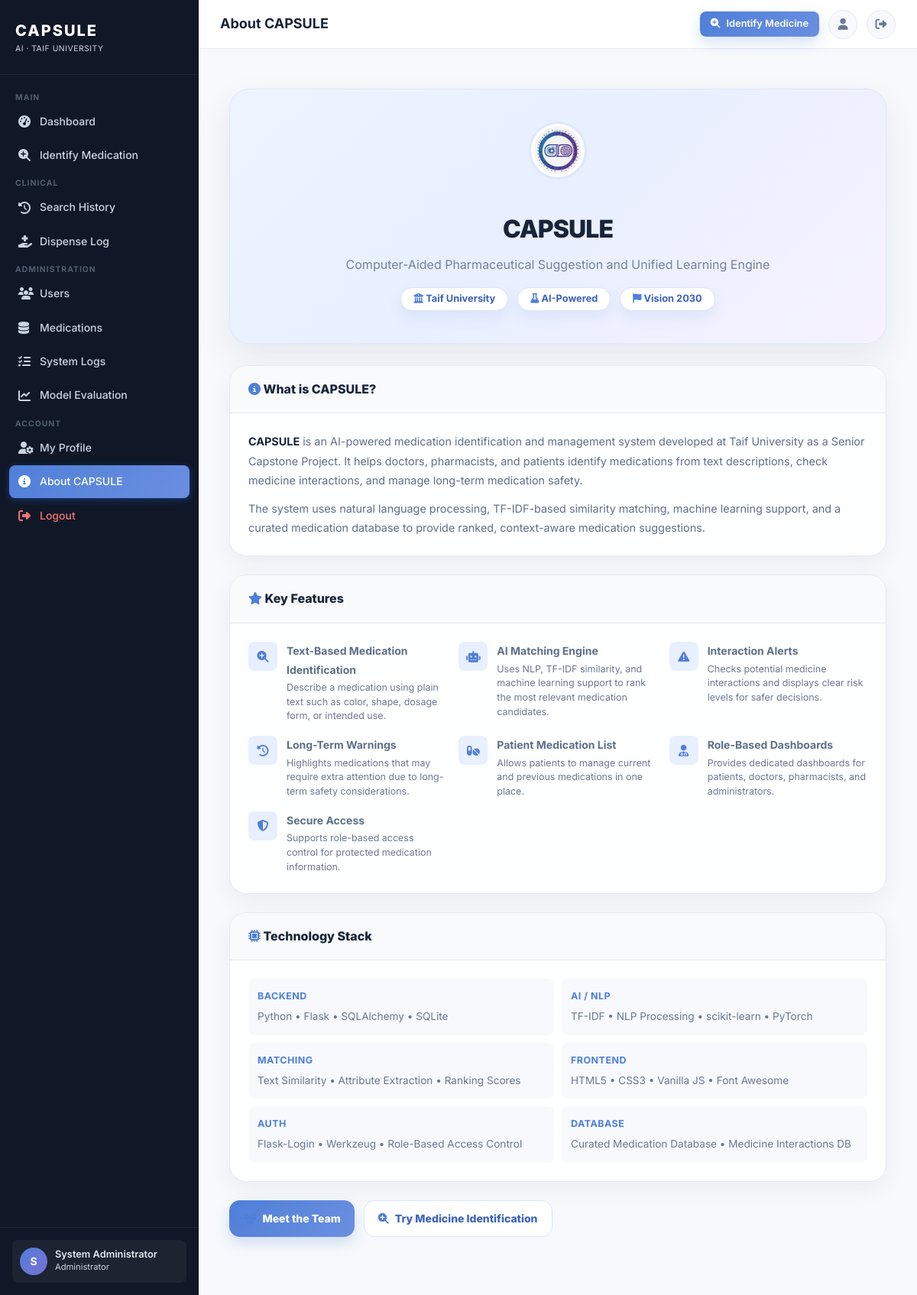
The page /about (signed in) on the database its author committed.
### app.py (models this page shows, shortened)
class User(UserMixin, db.Model):
    __tablename__ = 'users'
    id = db.Column(db.Integer, primary_key=True)
    username = db.Column(db.String(80), unique=True, nullable=False)
    email = db.Column(db.String(120), unique=True, nullable=False)
    password_hash = db.Column(db.String(256), nullable=False)
    role = db.Column(db.String(20), default='patient')        # admin|doctor|pharmacist|patient
    full_name = db.Column(db.String(120), default='')
    hospital = db.Column(db.String(120), default='')
    specialty = db.Column(db.String(80), default='')
    is_active = db.Column(db.Boolean, default=True)
    created_at = db.Column(db.DateTime, default=datetime.utcnow)
    last_login = db.Column(db.DateTime, nullable=True)
    searches = db.relationship('SearchHistory', backref='user', lazy=True,
                               cascade='all, delete-orphan')
    @property
    def role_label(self):
        labels = {'admin': 'Administrator', 'doctor': 'Doctor',
                  'pharmacist': 'Pharmacist', 'patient': 'Patient'}
        return labels.get(self.role, 'Patient')

### app.py (the view)
@app.route('/about')
def about():
    return render_template('about.html')

### app.py (called while the page is built)
@app.after_request
def set_security_headers(response):
    response.headers['X-Content-Type-Options'] = 'nosniff'
    response.headers['X-Frame-Options'] = 'SAMEORIGIN'
    response.headers['X-XSS-Protection'] = '1; mode=block'
    response.headers['Referrer-Policy'] = 'strict-origin-when-cross-origin'
    return response

@login_manager.user_loader
def load_user(user_id):
    return db.session.get(User, int(user_id))

### templates/about.html (shortened to what this page needs)
{% extends "base.html" %}
{% block page_title %}About CAPSULE{% endblock %}
{% block content %}
<div class="about-page" style="max-width:800px;margin:0 auto">
  <div style="background:linear-gradient(135deg,#1e3a8a,#312e81);border-radius:var(--radius);padding:40px 36px;color:#fff;margin-bottom:28px;text-align:center">
    <img src="{{ url_for('static', filename='images/Logo.jpg') }}" alt="CAPSULE"
         style="width:72px;height:72px;border-radius:50%;border:3px solid rgba(255,255,255,.4);margin-bottom:16px">
    <h2 style="margin:0 0 8px;font-size:1.75rem;font-weight:900">CAPSULE</h2>
    <p style="margin:0;opacity:.85;font-size:.95rem">Computer-Aided Pharmaceutical Suggestion and Unified Learning Engine</p>
    <div style="margin-top:16px;display:flex;justify-content:center;gap:12px;flex-wrap:wrap">
      <span style="background:rgba(255,255,255,.15);padding:4px 16px;border-radius:999px;font-size:.8rem">
        <i class="fa-solid fa-university"></i> Taif University
      </span>
      <span style="background:rgba(255,255,255,.15);padding:4px 16px;border-radius:999px;font-size:.8rem">
        <i class="fa-solid fa-flask"></i> AI-Powered
      </span>
      <span style="background:rgba(201,160,61,.3);border:1px solid rgba(201,160,61,.5);padding:4px 16px;border-radius:999px;font-size:.8rem">
        <i class="fa-solid fa-flag"></i> Vision 2030
      </span>
    </div>
  </div>
  <div class="card mb-3">
    <div class="card-header">
      <h3 class="card-title"><i class="fa-solid fa-circle-info" style="color:var(--primary)"></i> What is CAPSULE?</h3>
    </div>
    <div class="card-body" style="font-size:.9rem;line-height:1.8;color:var(--text-secondary)">
      <p style="margin:0 0 12px">
          <strong style="color:var(--text-primary)">CAPSULE</strong> is an AI-powered medication identification
          and management system developed at Taif University as a Senior Capstone Project. It helps doctors,
          pharmacists, and patients identify medications from text descriptions, check medicine interactions,
          and manage long-term medication safety.
      </p>
      <p style="margin:0">
          The system uses natural language processing, TF-IDF-based similarity matching, machine learning support,
          and a curated medication database to provide ranked, context-aware medication suggestions.
      </p>
    </div>
  </div>
  <div class="card mb-3">
    <div class="card-header">
      <h3 class="card-title"><i class="fa-solid fa-star" style="color:var(--warning)"></i> Key Features</h3>
    </div>
    <div class="card-body">
      <div style="display:grid;grid-template-columns:repeat(auto-fill,minmax(220px,1fr));gap:16px">
      {% for icon, title, desc in [
          ('fa-magnifying-glass-plus', 'Text-Based Medication Identification', 'Describe a medication using plain text such as color, shape, dosage form, or intended use.'),
          ('fa-robot', 'AI Matching Engine', 'Uses NLP, TF-IDF similarity, and machine learning support to rank the most relevant medication candidates.'),
          ('fa-triangle-exclamation', 'Interaction Alerts', 'Checks potential medicine interactions and displays clear risk levels for safer decisions.'),
          ('fa-clock-rotate-left', 'Long-Term Warnings', 'Highlights medications that may require extra attention due to long-term safety considerations.'),
          ('fa-pills', 'Patient Medication List', 'Allows patients to manage current and previous medications in one place.'),
          ('fa-user-doctor', 'Role-Based Dashboards', 'Provides dedicated dashboards for patients, doctors, pharmacists, and administrators.'),
          ('fa-shield-halved', 'Secure Access', 'Supports role-based access control for protected medication information.')
      ] %}
        <div style="display:flex;gap:12px;align-items:flex-start">
          <div style="width:38px;height:38px;border-radius:8px;background:var(--primary-light);
                      display:flex;align-items:center;justify-content:center;flex-shrink:0">
            <i class="fa-solid {{ icon }}" style="color:var(--primary)"></i>
          </div>
          <div>
            <div style="font-weight:700;font-size:.875rem;margin-bottom:2px">{{ title }}</div>
            <div style="font-size:.78rem;color:var(--text-secondary);line-height:1.5">{{ desc }}</div>
          </div>
        </div>
      </div>
    </div>
  </div>
  <div class="card mb-3">
    <div class="card-header">
      <h3 class="card-title"><i class="fa-solid fa-microchip" style="color:var(--secondary)"></i> Technology Stack</h3>
    </div>
    <div class="card-body">
      <div style="display:grid;grid-template-columns:1fr 1fr;gap:10px;font-size:.85rem">
      {% for layer, items in [
          ('Backend', 'Python • Flask • SQLAlchemy • SQLite'),
          ('AI / NLP', 'TF-IDF • NLP Processing • scikit-learn • PyTorch'),
          ('Matching', 'Text Similarity • Attribute Extraction • Ranking Scores'),
          ('Frontend', 'HTML5 • CSS3 • Vanilla JS • Font Awesome'),
          ('Auth', 'Flask-Login • Werkzeug • Role-Based Access Control'),
          ('Database', 'Curated Medication Database • Medicine Interactions DB')
      ] %}
        <div style="background:var(--bg);border-radius:var(--radius-sm);padding:12px">
          <div style="font-weight:700;color:var(--primary);font-size:.78rem;text-transform:uppercase;letter-spacing:.04em;margin-bottom:4px">{{ layer }}</div>
          <div style="color:var(--text-secondary)">{{ items }}</div>
        </div>
        {% endfor %}
      </div>
    </div>
  </div>
  <div style="display:flex;gap:12px;flex-wrap:wrap">
    <a href="{{ url_for('team') }}" class="btn btn-primary">
      <i class="fa-solid fa-users"></i> Meet the Team
    </a>
    <a href="{{ url_for('identify') }}" class="btn btn-outline">
      <i class="fa-solid fa-magnifying-glass-plus"></i> Try Medicine Identification
    </a>
  </div>
</div>
{% endblock %}

### templates/base.html (shortened to what this page needs)
<!DOCTYPE html>
<html lang="en">
<head>
  <link rel="stylesheet" href="https://cdnjs.cloudflare.com/ajax/libs/font-awesome/6.5.0/css/all.min.css">
  <link rel="stylesheet" href="{{ url_for('static', filename='css/style.css') }}?v=2">
</head>
<body>
<div class="app-wrapper">
  <aside class="sidebar" id="sidebar">
    <div class="sidebar-brand">
      <div class="sidebar-brand-text">
        <span class="sidebar-brand-name">CAPSULE</span>
        <span class="sidebar-brand-sub">AI · Taif University</span>
      </div>
    </div>
    <nav class="sidebar-nav">
      <span class="sidebar-section-label">Main</span>
      {% if current_user.is_authenticated and current_user.role == 'admin' %}
      <a href="{{ url_for('admin_dashboard') }}"
         class="{% if request.endpoint == 'admin_dashboard' %}active{% endif %}">
        <i class="fa-solid fa-gauge-high"></i> Dashboard
      </a>
      {% elif current_user.is_authenticated and current_user.role == 'doctor' %}
      <a href="{{ url_for('doctor_dashboard') }}"
         class="{% if request.endpoint == 'doctor_dashboard' %}active{% endif %}">
        <i class="fa-solid fa-gauge-high"></i> Dashboard
      </a>
      {% elif current_user.is_authenticated and current_user.role == 'pharmacist' %}
      <a href="{{ url_for('pharmacist_dashboard') }}"
         class="{% if request.endpoint == 'pharmacist_dashboard' %}active{% endif %}">
        <i class="fa-solid fa-gauge-high"></i> Dashboard
      </a>
      {% elif current_user.is_authenticated and current_user.role == 'patient' %}
      <a href="{{ url_for('patient_dashboard') }}"
         class="{% if request.endpoint == 'patient_dashboard' %}active{% endif %}">
        <i class="fa-solid fa-gauge-high"></i> My Dashboard
      </a>
      {% else %}
      <a href="{{ url_for('dashboard') }}"
         class="{% if request.endpoint == 'dashboard' %}active{% endif %}">
        <i class="fa-solid fa-gauge-high"></i> Dashboard
      </a>
      {% endif %}
      <a href="{{ url_for('identify') }}"
         class="{% if request.endpoint == 'identify' %}active{% endif %}">
        <i class="fa-solid fa-magnifying-glass-plus"></i> Identify Medication
      </a>
      <span class="sidebar-section-label">Clinical</span>
      <a href="{{ url_for('history') }}"
         class="{% if request.endpoint == 'history' %}active{% endif %}">
        <i class="fa-solid fa-clock-rotate-left"></i> Search History
      </a>
      {% if current_user.is_authenticated and current_user.role in ('pharmacist', 'admin') %}
      <a href="{{ url_for('pharmacist_dispense') }}"
         class="{% if request.endpoint == 'pharmacist_dispense' %}active{% endif %}">
        <i class="fa-solid fa-hand-holding-medical"></i> Dispense Log
      </a>
      {% endif %}
      {% if current_user.is_authenticated and current_user.role == 'admin' %}
      <span class="sidebar-section-label">Administration</span>
      <a href="{{ url_for('admin_dashboard') }}#users">
        <i class="fa-solid fa-users"></i> Users
      </a>
      <a href="{{ url_for('admin_dashboard') }}#drugs">
        <i class="fa-solid fa-database"></i> Medications
      </a>
      <a href="{{ url_for('admin_dashboard') }}#logs">
        <i class="fa-solid fa-list-check"></i> System Logs
      </a>
      <a href="{{ url_for('admin_evaluation') }}"
         class="{% if request.endpoint == 'admin_evaluation' %}active{% endif %}">
        <i class="fa-solid fa-chart-line"></i> Model Evaluation
      </a>
      {% endif %}
      <span class="sidebar-section-label">Account</span>
      <a href="{{ url_for('profile') }}"
         class="{% if request.endpoint == 'profile' %}active{% endif %}">
        <i class="fa-solid fa-user-gear"></i> My Profile
      </a>
<a href="{{ url_for('about') }}"
         class="{% if request.endpoint == 'about' %}active{% endif %}">
        <i class="fa-solid fa-circle-info"></i> About CAPSULE
      </a>
      <a href="{{ url_for('logout') }}" style="color:#f87171">
        <i class="fa-solid fa-right-from-bracket"></i> Logout
      </a>
    </nav>
    <div class="sidebar-footer">
      <div class="user-card">
        <div class="user-avatar">
          {% if current_user.is_authenticated %}{{ current_user.full_name[0].upper() if current_user.full_name else current_user.username[0].upper() }}{% else %}?{% endif %}
        </div>
        <div>
          <div class="user-info-name">
            {% if current_user.is_authenticated %}{{ current_user.full_name or current_user.username }}{% else %}Guest{% endif %}
          </div>
          <div class="user-info-role">{% if current_user.is_authenticated %}{{ current_user.role_label }}{% endif %}</div>
        </div>
      </div>
    </div>
  </aside>
  <div class="main-content">
    <header class="topbar">
      <div class="d-flex align-center gap-1">
        <span class="topbar-title">{% block page_title %}{% endblock %}</span>
      </div>
      <div class="topbar-right">
        <a href="{{ url_for('identify') }}" class="btn btn-primary btn-sm">
          <i class="fa-solid fa-magnifying-glass-plus"></i>
          <span class="d-none d-sm-inline">Identify Medicine</span>
        </a>
        <a href="{{ url_for('profile') }}" class="topbar-btn" title="Profile">
          <i class="fa-solid fa-user"></i>
        </a>
        <a href="{{ url_for('logout') }}" class="topbar-btn" title="Logout">
          <i class="fa-solid fa-right-from-bracket"></i>
        </a>
      </div>
    </header>
    <main class="page-content">
      {% block content %}{% endblock %}
    </main>
  </div>
</div>
</body>
</html>

### rows shown on the page
User: full_name "S", full_name "System Administrator", role_label "Administrator"

### other values the page prints
{{ title }} "Text-Based Medication Identification" "AI Matching Engine" "Interaction Alerts" "Long-Term Warnings" "Patient Medication List" "Role-Based Dashboards" "Secure Access"
{{ desc }} "Describe a medication using plain text such as color, shape, dosage form, or intended use." "Uses NLP, TF-IDF similarity, and machine learning support to rank the most relevant medication candidates." "Checks potential medicine interactions and displays clear risk levels for safer decisions." "Highlights medications that may require extra attention due to long-term safety considerations." "Allows patients to manage current and previous medications in one place." "Provides dedicated dashboards for patients, doctors, pharmacists, and administrators." "Supports role-based access control for protected medication information."
{{ layer }} "BACKEND" "AI / NLP" "MATCHING" "FRONTEND" "AUTH" "DATABASE"
{{ items }} "Python • Flask • SQLAlchemy • SQLite" "TF-IDF • NLP Processing • scikit-learn • PyTorch" "Text Similarity • Attribute Extraction • Ranking Scores" "HTML5 • CSS3 • Vanilla JS • Font Awesome" "Flask-Login • Werkzeug • Role-Based Access Control" "Curated Medication Database • Medicine Interactions DB"
